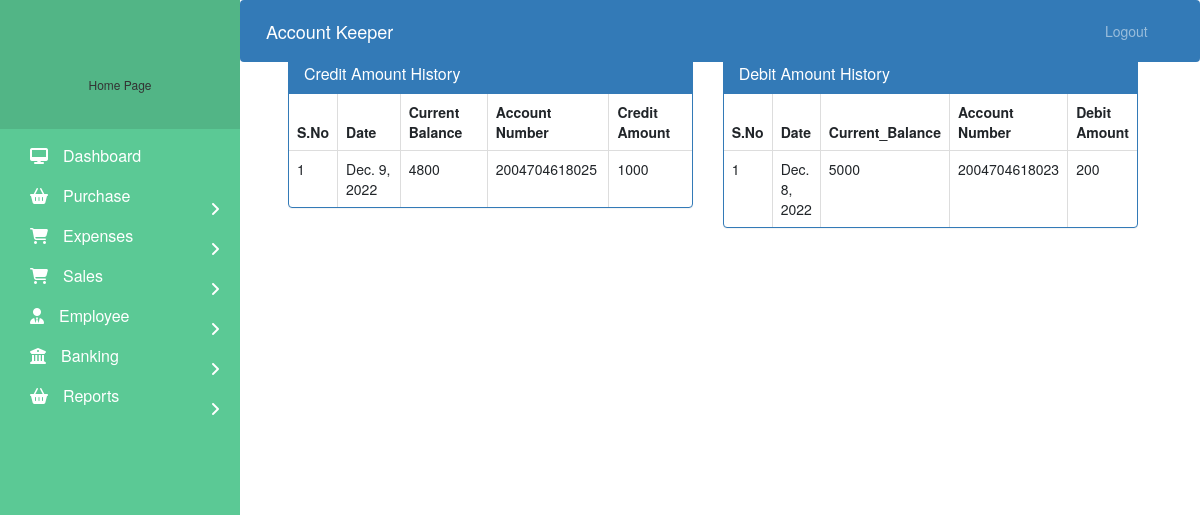
/Report/bank, run on the app's committed database.
### Banking/models.py (models this page shows)
class Credit_Amount(models.Model):
    S_No = models.IntegerField(primary_key=True)
    Current_Balance = models.IntegerField()
    Acc_Num = models.IntegerField()
    Credit = models.IntegerField()
    Date = models.DateField(default = datetime.now())
    class Meta:
        db_table ="Credit_Amount"

class Withdraw(models.Model):
    S_No = models.IntegerField(primary_key=True)
    Current_Balance = models.IntegerField()
    Acc_Num = models.IntegerField()
    Debit = models.IntegerField()
    Date = models.DateField(default = datetime.now())
    class Meta:
        db_table ="Withdraw"

### Reports/views.py (the view)
# urls.py: path('Report/bank',repview.bank_view),
def bank_view(request):
    cre = Credit_Amount.objects.all()
    deb = Withdraw.objects.all()
    return render (request,'Report/bank.html',{'credit':cre,'withdraw':deb})

### templates/Report/bank.html (shortened to what this page needs)
{% extends 'Base/navbar.html' %}
{% block content %}
{% load static %}
<head>
  <link href="//netdna.bootstrapcdn.com/bootstrap/3.0.0/css/bootstrap.min.css" rel="stylesheet" id="bootstrap-css">
</head>
<br><br>
<div class="container-fluid">
  <div class="row r1">
      <div class="col-md">
    {% if credit %}
    <div class="panel panel-primary table-margin">
      <div class="panel-heading">
      <h6 class="panel-title"> Credit Amount History</h6>
      </div>
      <table class="table table-bordered">
        <thead>
          <tr>
            <th>S.No</th>
            <th>Date</th>
            <th>Current Balance</th>
            <th>Account Number</th>
            <th>Credit Amount</th>
        </tr>
        </thead>
        {% for cre in credit %}
          <tbody>
            <tr>
              <td>{{cre.S_No}}</td>
              <td>{{cre.Date}}</td>
              <td>{{cre.Current_Balance}}</td>
              <td>{{cre.Acc_Num}}</td>
              <td>{{cre.Credit}}</td>
          </tr>
          </tbody>
          {% endfor %}
      </table>
    {% endif %}
    </div></div>
    <div class="col-md">
      {% if withdraw %}
      <div class="panel panel-primary table-margin">
        <div class="panel-heading">
          <h6 class="panel-title"> Debit Amount History</h6>
        </div>
        <table class="table table-bordered">
          <thead>
            <tr>
              <th>S.No</th>
              <th>Date</th>
              <th>Current_Balance</th>
              <th>Account Number</th>
              <th>Debit Amount</th>
          </tr>
          </thead>
          {% for debit in withdraw %}
            <tbody>
              <tr>
                <td>{{debit.S_No}}</td>
                <td>{{debit.Date}}</td>
                <td>{{debit.Current_Balance}}</td>
                <td>{{debit.Acc_Num}}</td>
                <td>{{debit.Debit}}</td>
            </tr>
            </tbody>
            {% endfor %}
        </table>
      {% endif %}
      </div></div>
  </div>
{% endblock content %}

### templates/Base/navbar.html (style rules this page uses)
body { padding-left: 240px; }

### templates/Report/bank.html (style rules this page uses)
.row { margin: 100px; margin-right: -50px; }
.r1 { margin-top: -18px; }
.container-fluid { margin-top: -90px; margin-left: -82px; }

### data on the page
Credit_Amount: S_No "1", Date "Dec. 9, 2022", Current_Balance "4800", Acc_Num "2004704618025", Credit "1000"
Withdraw: S_No "1", Date "Dec. 8, 2022", Current_Balance "5000", Acc_Num "2004704618023", Debit "200"
